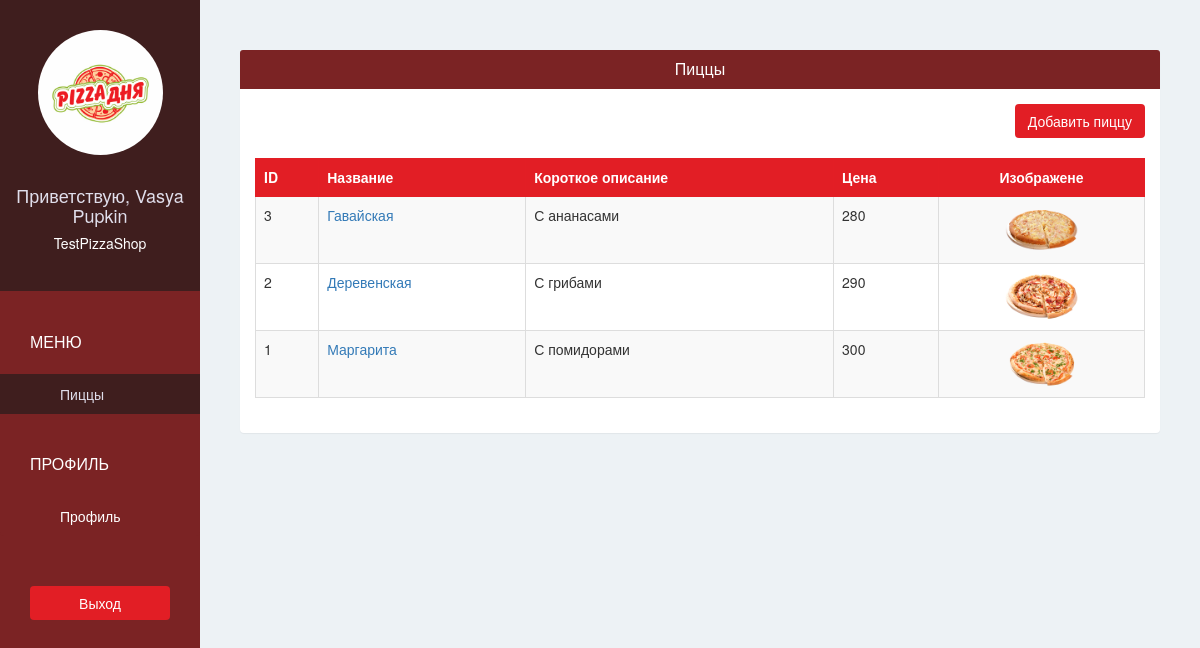
/pizzashop/pizza/ (signed in), run on an earlier commit of the app's database.
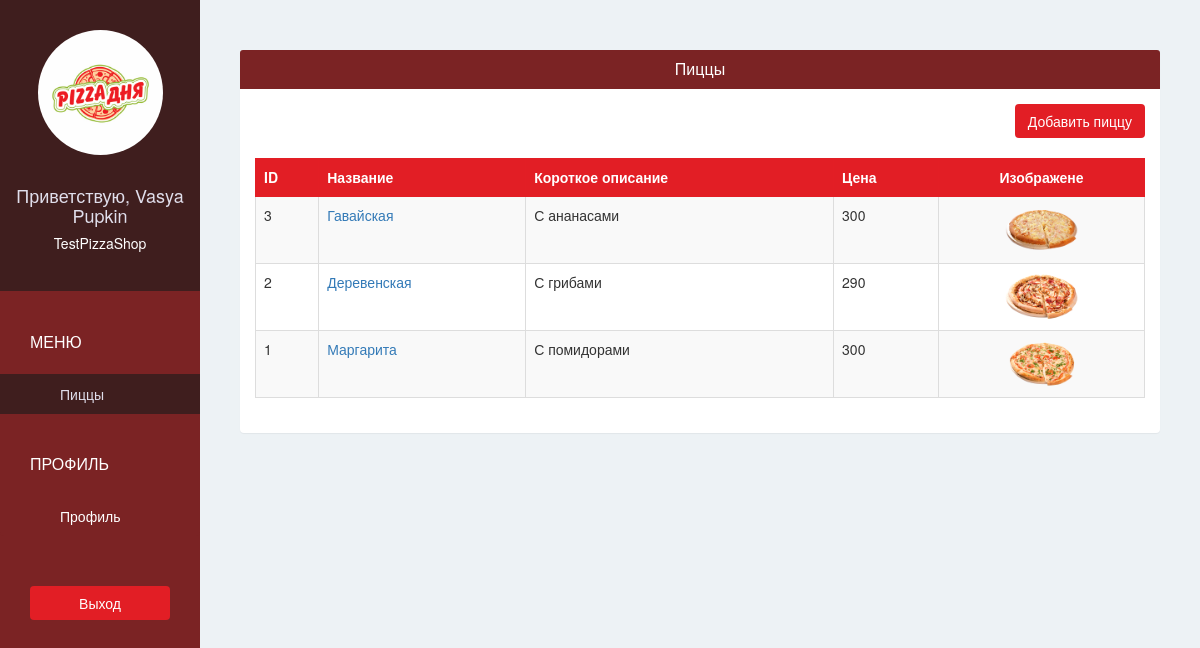
And on a later commit of the database.
### pizzashopapp/models.py (models this page shows, shortened)
class Pizza(models.Model):
    pizzashop = models.ForeignKey(PizzaShop, verbose_name='Пиццерия')
    name = models.CharField('Название пиццы', max_length=30)
    description = models.CharField('Описание', max_length=100)
    image = models.ImageField(
        'Изображение пиццы', upload_to='pizzashopapp/pizza_image/', blank=False)
    price = models.PositiveSmallIntegerField('Цена', default=0)
    class Meta:
        verbose_name = 'Пицца'
        verbose_name_plural = 'Пиццы'

### pizzashopapp/views.py (the view)
# urls.py: url(r'^pizzashop/pizza/$', views.pizzashop_pizza, name='pizzashop-pizza'),
@login_required(login_url='/pizzashop/sign-in/')
def pizzashop_pizza(request):
    pizzas = Pizza.objects.filter(pizzashop=request.user.pizzashop).order_by('-id')
    return render(request, 'pizzashop/pizza.html', {'pizzas': pizzas})

### pizzashopapp/templates/pizzashop/pizza.html
{% extends 'pizzashop/base.html' %}
{% block page %}
	<div class="panel">
		<div class="panel-heading bg-ruby">
			<h4 class="panel-title text-center text-white">
				Пиццы
			</h4>
		</div>
		<div class="panel-body">
			<div class="text-right">
				<a href="{% url 'pizzashop-add-pizza' %}" class="btn btn-red">Добавить пиццу</a>
				<br>
				<br>
			</div>
			<table class="table table-bordered table-hover table-striped">
				<thead>
				<tr class="bg-red text-white">
					<th>ID</th>
					<th>Название</th>
					<th>Короткое описание</th>
					<th>Цена</th>
					<th class="text-center">Изображене</th>
				</tr>
				</thead>
				<tbody>
				{% for pizza in pizzas %}
					<tr>
						<td scope="row">{{ pizza.id }}</td>
						<td><a href="{% url 'pizzashop-edit-pizza' pizza.id %}">{{ pizza.name }}</a></td>
						<td>{{ pizza.description }}</td>
						<td>{{ pizza.price }}</td>
						<td class="text-center">
							<img class="img-rounded" src="{{ MEDIA_URL }}{{ pizza.image }}" alt="Pizza
							photo" width="75" height="50"></td>
					</tr>
				{% endfor %}
				</tbody>
			</table>
		</div>
	</div>
{% endblock %}

What changed in the data, as far as the page shows it:
changed Pizza "Гавайская": price "280" → "300"
